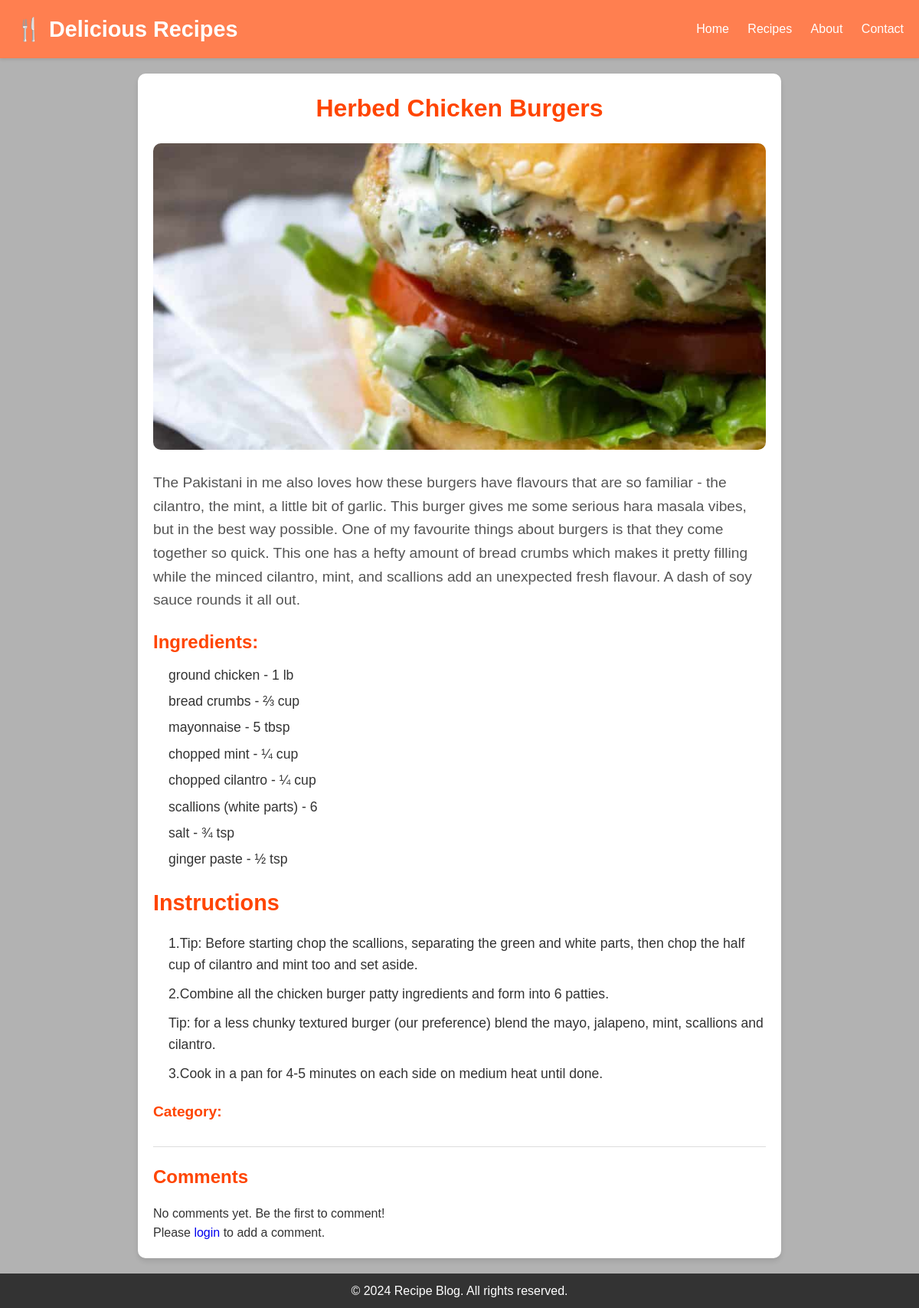
Screenshot of /recipe/2 with the database file from the repository.
### model.py (models this page shows, shortened)
class Recipe(db.Model):
    id = db.Column(db.Integer, primary_key=True)
    title = db.Column(db.String(100), nullable=False)
    description = db.Column(db.Text, nullable=False)
    instructions = db.Column(db.Text, nullable=False)
    image = db.Column(db.String(100), nullable=True)
    created_at = db.Column(db.DateTime, default=datetime.utcnow)
    category_id = db.Column(db.Integer, db.ForeignKey('category.id'), nullable=False)
    ingredients = db.relationship('Ingredient', secondary=recipe_ingredient, backref='recipes')
    category = db.relationship('Category', backref=db.backref('recipes', lazy=True))

class Ingredient(db.Model):
    id = db.Column(db.Integer, primary_key=True)
    name = db.Column(db.String(100), nullable=False, unique=True)
    quantity = db.Column(db.String(50), nullable=True)  # Optional for flexibility

### app.py (the view)
@app.route('/recipe', defaults={'category': None})
@app.route('/recipe/<string:category>')
def recipe(category):
    if category:
        recipes = Recipe.query.join(Category).filter(Category.name == category).all()
    else:
        recipes = Recipe.query.all()  # Get all recipes without adding any specific text
    return render_template('recipe.html', recipes=recipes, category=category)

### app.py (called while the page is built)
@app.route('/recipe/<int:recipe_id>', methods=['GET'])
def recipe_details(recipe_id):
    recipe = Recipe.query.get_or_404(recipe_id)  # Retrieve the recipe by ID
    return render_template('recipe_details.html',recipe=recipe)

@app.before_request
def init_categories():
    if Category.query.count() == 0:  # Only add if the category table is empty
        category1 = Category(name="Appetizer")
        category2 = Category(name="Main Course")
        category3 = Category(name="Dessert")
        category4 = Category(name="Drinks")
        db.session.add_all([category1, category2, category3, category4])
        db.session.commit()
        print("Categories added to the database.")

### templates/recipe_details.html (shortened to what this page needs)
<!DOCTYPE html>
<html lang="en">
<head>
    <link rel="stylesheet" href="{{ url_for('static', filename='css/recipe_details.css') }}">
</head>
<body>
    <header>
        <div class="container">
            <h1>🍴 Delicious Recipes</h1>
            <nav>
                <a href="{{ url_for('home') }}">Home</a>
                <a href="{{ url_for('recipe') }}">Recipes</a>
                <a href="{{ url_for('about') }}">About</a>
                <a href="{{ url_for('contact') }}">Contact</a>
            </nav>
        </div>
    </header>
    <div class="recipe-detail-container">
        <h1>{{ recipe.title }}</h1>
        <div class="recipe-image">
            {% if recipe.image %}
            <img src="{{ url_for('static', filename='images/' + recipe.image) }}" alt="{{ recipe.title }}">
            {% else %}
            <img src="{{ url_for('static', filename='images/placeholder.png') }}" alt="No Image Available">
            {% endif %}
        </div>
        <div class="recipe-description">
            <p>{{ recipe.description }}</p>
        </div>
        <div class="recipe-ingredients">
            <h3>Ingredients:</h3>
            <ul>
                {% for ingredient in recipe.ingredients %}
                <li>{{ ingredient.name }} - {{ ingredient.quantity }}</li>
                {% endfor %}
            </ul>
        </div>
        <div class="recipe-instructions">
            <h2>Instructions</h2>
            {% if recipe.instructions %}
            <ol>
                {% for step in recipe.instructions.split('\n') %}
                <li>{{ step }}</li>
                {% endfor %}
            </ol>
            {% else %}
            <p>No instructions provided.</p>
            {% endif %}
        </div>
        <div class="recipe-category">
            <p><strong>Category:</strong> {{ recipe.category_name }}</p>
        </div>
        <div class="recipe-comments">
            <h3>Comments</h3>
            {% if recipe.comments %}
            <ul>
                {% for comment in recipe.comments %}
                <li><strong>{{ comment.username }}:</strong> {{ comment.text }}</li>
                {% endfor %}
            </ul>
            {% else %}
            <p>No comments yet. Be the first to comment!</p>
            {% endif %}
        </div>
        {% if 'user_id' in session %}
        <form method="POST" action="{{ url_for('add_comment', recipe_id=recipe.id) }}">
            <textarea name="comment" placeholder="Add a comment..." required></textarea>
            <button type="submit">Post Comment</button>
        </form>
        {% else %}
        <p>Please <a href="{{ url_for('login') }}">login</a> to add a comment.</p>
        {% endif %}
    </div>
    <footer>
        <p>&copy; 2024 Recipe Blog. All rights reserved.</p>
    </footer>
</body>
</html>

### static/css/recipe_details.css (style rules this page uses)
body, h1, h2, h3, p, a, ul, li, form, textarea, button { margin: 0; padding: 0; font-family: 'Poppins', sans-serif; text-decoration: none; list-style: none; box-sizing: border-box; }
body { background-image: linear-gradient(rgba(0, 0, 0, 0.3), rgba(0, 0, 0, 0.3)), url('/static/images/bg3.jpg'); background-size: cover; color: #333; line-height: 1.6; display: flex; flex-direction: column; min-height: 100vh; }
header { background: #ff7f50; color: white; padding: 15px 20px; box-shadow: 0 2px 4px rgba(0, 0, 0, 0.1); }
header .container { display: flex; justify-content: space-between; align-items: center; }
header h1 { font-size: 1.8em; font-weight: bold; }
header nav a { margin-left: 20px; color: white; font-weight: 500; transition: color 0.3s; }
.recipe-detail-container { background: white; margin: 20px auto; padding: 20px; border-radius: 10px; box-shadow: 0 4px 6px rgba(0, 0, 0, 0.1); max-width: 800px; }
.recipe-detail-container h1 { text-align: center; color: #ff4500; margin-bottom: 20px; font-size: 2em; }
.recipe-image img { width: 100%; max-height: 400px; object-fit: cover; border-radius: 10px; margin-bottom: 20px; }
.recipe-description { font-size: 1.2em; margin-bottom: 20px; color: #555; }
.recipe-ingredients h3 { font-size: 1.5em; color: #ff4500; margin-bottom: 10px; }
.recipe-ingredients ul { padding-left: 20px; margin-bottom: 20px; }
.recipe-ingredients li { font-size: 1.1em; margin-bottom: 8px; line-height: 1.5; }
.recipe-instructions h2 { font-size: 1.8em; color: #ff4500; margin-bottom: 15px; }
.recipe-instructions ol { padding-left: 20px; margin-bottom: 20px; }
.recipe-instructions li { font-size: 1.1em; margin-bottom: 10px; line-height: 1.6; }
.recipe-category { font-size: 1.2em; margin: 15px 0; font-weight: bold; }
.recipe-category strong { color: #ff4500; }
.recipe-comments { margin-top: 30px; padding-top: 20px; border-top: 1px solid #ddd; }
.recipe-comments h3 { font-size: 1.5em; color: #ff4500; margin-bottom: 15px; }
footer { background: #333; color: white; text-align: center; padding: 10px; margin-top: auto; }
footer p { font-size: 1em; }

### rows the page displays
Recipe: title "Herbed Chicken Burgers", image (picture), description "The Pakistani in me also loves how these burgers have flavours that are so familiar - the cilantro, the mint, a little bit of garlic. This burger gives me some serious hara masala vibes, but in the best way possible. One of my favourite things about burgers is that they come together so quick. This one has a hefty amount of bread crumbs which makes it pretty filling while the minced cilantro, mint, and scallions add an unexpected fresh flavour. A dash of soy sauce rounds it all out."
Ingredient: name "ground chicken", quantity "1 lb"
Ingredient: name "bread crumbs", quantity "⅔ cup"
Ingredient: name "mayonnaise", quantity "5 tbsp"
Ingredient: name "chopped mint", quantity "¼ cup"
Ingredient: name "chopped cilantro", quantity "¼ cup"
Ingredient: name "scallions (white parts)", quantity "6"
Ingredient: name "salt", quantity "¾ tsp"
Ingredient: name "ginger paste", quantity "½ tsp"

### other values shown
{{ step }} "1.Tip: Before starting chop the scallions, separating the green and white parts, then chop the half cup of cilantro and mint too and set aside." "2.Combine all the chicken burger patty ingredients and form into 6 patties." "Tip: for a less chunky textured burger (our preference) blend the mayo, jalapeno, mint, scallions and cilantro." "3.Cook in a pan for 4-5 minutes on each side on medium heat until done."
